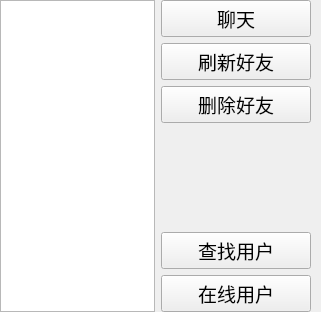
<?xml version="1.0" encoding="UTF-8"?>
<ui version="4.0">
 <class>Friend</class>
 <widget class="QWidget" name="Friend">
  <property name="geometry">
   <rect>
    <x>0</x>
    <y>0</y>
    <width>321</width>
    <height>312</height>
   </rect>
  </property>
  <property name="windowTitle">
   <string>Form</string>
  </property>
  <layout class="QHBoxLayout" name="horizontalLayout">
   <property name="leftMargin">
    <number>0</number>
   </property>
   <property name="topMargin">
    <number>0</number>
   </property>
   <property name="rightMargin">
    <number>10</number>
   </property>
   <property name="bottomMargin">
    <number>0</number>
   </property>
   <item>
    <widget class="QListWidget" name="listWidget"/>
   </item>
   <item>
    <layout class="QVBoxLayout" name="verticalLayout">
     <item>
      <widget class="QPushButton" name="chat_PB">
       <property name="minimumSize">
        <size>
         <width>150</width>
         <height>0</height>
        </size>
       </property>
       <property name="font">
        <font>
         <family>AcadEref</family>
         <pointsize>14</pointsize>
        </font>
       </property>
       <property name="text">
        <string>聊天</string>
       </property>
      </widget>
     </item>
     <item>
      <widget class="QPushButton" name="update_PB">
       <property name="minimumSize">
        <size>
         <width>150</width>
         <height>0</height>
        </size>
       </property>
       <property name="font">
        <font>
         <family>AcadEref</family>
         <pointsize>14</pointsize>
        </font>
       </property>
       <property name="text">
        <string>刷新好友</string>
       </property>
      </widget>
     </item>
     <item>
      <widget class="QPushButton" name="delete_PB">
       <property name="minimumSize">
        <size>
         <width>150</width>
         <height>0</height>
        </size>
       </property>
       <property name="font">
        <font>
         <family>AcadEref</family>
         <pointsize>14</pointsize>
        </font>
       </property>
       <property name="text">
        <string>删除好友</string>
       </property>
      </widget>
     </item>
     <item>
      <spacer name="verticalSpacer">
       <property name="orientation">
        <enum>Qt::Vertical</enum>
       </property>
       <property name="sizeHint" stdset="0">
        <size>
         <width>20</width>
         <height>28</height>
        </size>
       </property>
      </spacer>
     </item>
     <item>
      <widget class="QPushButton" name="findUser_PB">
       <property name="minimumSize">
        <size>
         <width>150</width>
         <height>0</height>
        </size>
       </property>
       <property name="font">
        <font>
         <family>AcadEref</family>
         <pointsize>14</pointsize>
        </font>
       </property>
       <property name="text">
        <string>查找用户</string>
       </property>
      </widget>
     </item>
     <item>
      <widget class="QPushButton" name="olineUser_PB">
       <property name="minimumSize">
        <size>
         <width>150</width>
         <height>0</height>
        </size>
       </property>
       <property name="font">
        <font>
         <family>AcadEref</family>
         <pointsize>14</pointsize>
        </font>
       </property>
       <property name="text">
        <string>在线用户</string>
       </property>
      </widget>
     </item>
    </layout>
   </item>
  </layout>
 </widget>
 <resources/>
 <connections/>
</ui>
